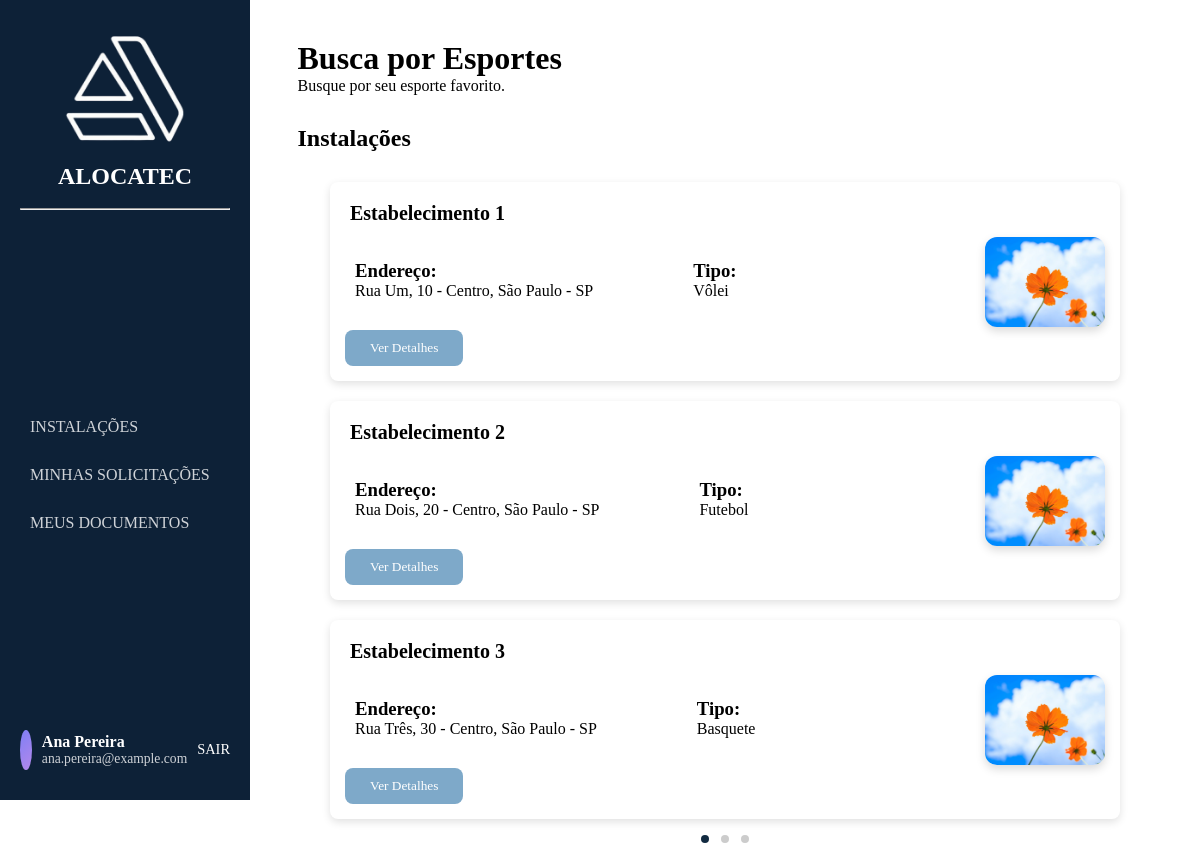
/pages/instalacao_part2/instalacoes.php (signed in), run on the app's committed database.
### tables this page shows
CREATE TABLE estabelecimento (
    id_estabelecimento INT AUTO_INCREMENT PRIMARY KEY,
    nome_est VARCHAR(100) NOT NULL,
    tipo ENUM('Vôlei','Futebol','Basquete','Piscina', 'Poliesportivo','Outros') NOT NULL,
    endereco VARCHAR(150) NOT NULL,
    numero NUMERIC(5) NOT NULL,
    bairro VARCHAR(150) NOT NULL,
    cep VARCHAR(10) NOT NULL,
    cidade VARCHAR(150) NOT NULL,
    complemento VARCHAR(150),
    uf VARCHAR(2) NOT NULL,
    status ENUM('Ativo', 'Inativo') NOT NULL,
    inicio TIME NOT NULL,
    termino TIME NOT NULL,
    disponibilidade ENUM('Seg-Sex', 'Sab-Dom', 'Seg-Dom') NOT NULL,
    id_administrador INT NOT NULL,
    FOREIGN KEY (id_administrador) REFERENCES administrador(id_administrador)
);

### login/login.php (called while the page is built, shortened)
<?php
if (session_status() === PHP_SESSION_NONE) {
class Store {
    public static function get($key) {
        return $_SESSION[$key] ?? null;
    }
}
}

### pages/instalacao_part2/instalacoes.php (the view, shortened to what this page needs)
<?php
require_once '../../login/login.php';
$usuario = Store::get('usuario');
?>
<!DOCTYPE html>
<html lang="pt-BR">
<head>
    <link rel="stylesheet" href="instalacoes.css">
</head>
<body>
    <aside class="sidebar">
        <div class="logo">
            <div class="icone-logo">
                <img src="./img/logo.png" alt="Logo ALOCATEC">
            </div>
            <h2>ALOCATEC</h2>
            <br>
            <hr>
        </div>
<nav>
      <ul>
          <li><a href="../instalacoes/instalacoes.php">INSTALAÇÕES</a></li>
          <li><a href="../solicitacoes/solicitacoes.php">MINHAS SOLICITAÇÕES</a></li>
          <li><a href="../documentos/meusdocumentos.php">MEUS DOCUMENTOS</a></li>
      </ul>
    </nav>
<div class="user" data-usuario="<?= $usuario['id'] ?>"
     onclick="window.location.href='../perfil/perfil.php?usuario=<?= $usuario['id'] ?>'">
    <div class="avatar"></div>
    <div class="user-info">
        <p class="nome"><?= htmlspecialchars($usuario['nome_usu']) ?></p>
        <p class="cargo"><?= htmlspecialchars($usuario['email']) ?></p>
    </div>
    <a href="../../login/logout.php" class="logout">SAIR</a>
</div>
    </aside>
    <div class="content">
    <div class="page">
      <h1>Busca por Esportes</h1>
      <p>Busque por seu esporte favorito.</p>
    </div>
        <div class="page">
            <h2>Instalações</h2>
        </div>
<?php
require_once '../../database/conexao_bd_mysql.php';
$limite = 3;
$onde_estou = isset($_GET['page']) ? max(1, intval($_GET['page'])) : 1;
$linha_mysql = ($onde_estou - 1) * $limite;
$tipo_espaco = $_GET['tipo_espaco'] ?? null;
if ($tipo_espaco) {
    $total_query = "
        SELECT COUNT(*) AS total
        FROM estabelecimento
        WHERE tipo = '" . mysqli_real_escape_string($conexao_servidor_bd, $tipo_espaco) . "'
    ";
} else {
    $total_query = "SELECT COUNT(*) AS total FROM estabelecimento";
}
$total_result = mysqli_query($conexao_servidor_bd, $total_query);
$total_row = mysqli_fetch_assoc($total_result);
$total = $total_row['total'];
$total_pag = ceil($total / $limite);
if ($tipo_espaco) {
    $sql = "
        SELECT DISTINCT id_estabelecimento, nome_est, endereco, numero,
               bairro, cidade, uf, tipo
        FROM estabelecimento
        WHERE tipo = '$tipo_espaco'
        LIMIT $linha_mysql, $limite
    ";
} else {
    $sql = "
        SELECT id_estabelecimento, nome_est, endereco, numero, bairro, cidade, uf, tipo
        FROM estabelecimento
        LIMIT $linha_mysql, $limite
    ";
}
$instalacao = mysqli_query($conexao_servidor_bd, $sql);
if ($instalacao && mysqli_num_rows($instalacao) > 0) {
    while ($value = mysqli_fetch_assoc($instalacao)) {
        $id_estabelecimento = htmlspecialchars($value['id_estabelecimento'] ?? '');
        echo "
        <div class='solicitacao-card' data-id='$id_estabelecimento'
             onclick=\"window.location.href='../busca/buscainformativo.php?id=$id_estabelecimento'\">
            <div class='conteudo-lateral'>
                <div class='topo-solicitacao'>
                    <div class='nome-espaco'>
                        <h2>" . htmlspecialchars($value['nome_est']) . "</h2>
                    </div>
                </div>
                <div class='detalhes-solicitacao'>
                    <div class='detalhe'>
                        <h3>Endereço:</h3>
                        <p>" . htmlspecialchars($value['endereco']) . ",
                        " . htmlspecialchars($value['numero']) . " - " . htmlspecialchars($value['bairro']) . ",
                        " . htmlspecialchars($value['cidade']) . " - " . htmlspecialchars($value['uf']) . "</p>
                    </div>
                    <div class='detalhe'>
                        <h3>Tipo:</h3>
                        <p>" . htmlspecialchars($value['tipo'] ?? 'Não informado') . "</p>
                    </div>
                </div>
                <button class='ver-detalhes'>Ver Detalhes</button>
            </div>
            <div class='img-container'>
                <div class='img-wrap'>
                    <img src='img/img.webp'>
                </div>
            </div>
        </div>
        ";
    }
} else {
    echo "<div class='erro'>
        <h2>Nenhuma instalação encontrada</h2>
    </div>";
}
?>
<div class="pagination-dots">
    <?php for ($i = 1; $i <= $total_pag; $i++): ?>
        <?php
        $class = ($i == $onde_estou) ? 'active' : '';
        $extra = $tipo_espaco ? "&tipo_espaco=$tipo_espaco" : "";
        ?>
        <a href="?page=<?php echo $i . $extra; ?>" class="dot <?php echo $class; ?>"></a>
    <?php endfor; ?>
</div>
</body>
</html>

### pages/instalacao_part2/instalacoes.css (style rules this page uses)
* { margin: 0; padding: 0; box-sizing: border-box; font-family: "Nunito"; }
body { display: flex; height: 100vh; }
.sidebar { width: 250px; background: #0d2137; color: white; display: flex; flex-direction: column; justify-content: space-between; padding: 30px 20px; }
.logo { text-align: center; margin-bottom: 10px; }
.logo img { width: 120px; height: auto; }
.icone-logo { font-size: 40px; font-weight: bold; }
nav ul { list-style: none; }
nav ul li { padding: 15px 10px; cursor: pointer; opacity: 0.8; transition: 0.3s; }
a { text-decoration: none; color: white; }
.user { display: flex; align-items: center; gap: 10px; }
.avatar { width: 40px; height: 40px; background: linear-gradient(135deg, #7f7ff5, #b388eb); border-radius: 50%; }
.user-info p { margin: 0; }
.nome { font-weight: bold; }
.cargo { font-size: 0.85rem; opacity: 0.8; }
.logout { margin-left: auto; color: #fff; font-size: 0.9rem; text-decoration: none; }
.content { flex: 1; background: #fff; padding: 20px 0; display: flex; flex-direction: column; align-items: center; }
.page { width: 90%; max-width: 900px; margin: 20px auto 10px auto; justify-content: space-between; }
.topo-solicitacao { display: flex; justify-content: space-between; align-items: center; padding: 15px; }
.nome-espaco h2, .detalhes-solicitacao h2 { color: #000; }
.nome-espaco { width: 600px; }
.nome-espaco h2 { font-size: 20px; color: #000; text-align: justify; }
.solicitacao-card { margin-top: 20px; padding: 5px; border-radius: 8px; box-shadow: 0 3px 8px rgba(0, 0, 0, 0.12); background: #ffff; display: flex; justify-content: space-between; align-items: center; gap: 20px; }
.detalhes-solicitacao { gap: 100px; padding: 20px; display: flex; }
.ver-detalhes { background-color: #7ea9c9; border: none; color: white; padding: 10px 25px; border-radius: 8px; cursor: pointer; transition: 0.3s; margin: 10px; }
.pagination-dots { text-align: center; margin-top: 10px; }
.pagination-dots .dot { display: inline-block; width: 8px; height: 8px; border-radius: 50%; background-color: #ccc; margin: 0 4px; cursor: pointer; }
.pagination-dots .dot.active { background-color: #122a40; }
.conteudo-lateral { flex: 1; }
.img-container { display: flex; justify-content: flex-end; align-items: center; margin-right: 10px; }
.img-wrap { width: 120px; height: 90px; border-radius: 12px; overflow: hidden; box-shadow: 0px 4px 10px rgba(0, 0, 0, 0.15); }
.img-wrap img { width: 100%; height: 100%; object-fit: cover; }
.ver-detalhes { background-color: #7ea9c9; border: none; color: white; padding: 10px 25px; border-radius: 8px; cursor: pointer; transition: 0.3s; margin-top: 10px; }

### data on the page
estabelecimento: nome_est "Estabelecimento 1", endereco "Rua Um", numero "10", bairro "Centro", cidade "São Paulo", uf "SP", tipo "Vôlei"
estabelecimento: nome_est "Estabelecimento 2", endereco "Rua Dois", numero "20", bairro "Centro", cidade "São Paulo", uf "SP", tipo "Futebol"
estabelecimento: nome_est "Estabelecimento 3", endereco "Rua Três", numero "30", bairro "Centro", cidade "São Paulo", uf "SP", tipo "Basquete"

### other printed values
$usuario['nome_usu'] "Ana Pereira"
$usuario['email'] "ana.pereira@example.com"
